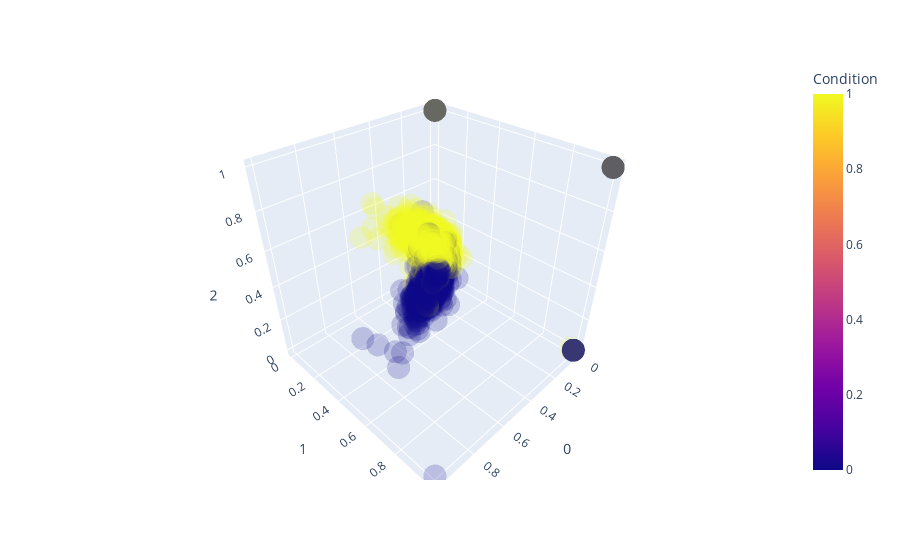

The code cell stored with this chart in its notebook:
### Code cell
import plotly.express as px
fig = px.scatter_3d(preddisp_df, x=0, y=1, z=2, color="Condition", opacity=0.2)
fig.show()

### Figure 1 — Plotly figure (JSON) as saved in the notebook; plotly's stock layout.template omitted (floating-point values rounded to 4 significant figures; data arrays with more than 128 entries replaced by an {"elided": "..."} marker saying what was removed)
{"data": [{"hovertemplate": "0=%{x}<br>1=%{y}<br>2=%{z}<br>Condition=%{marker.color}<extra></extra>", "legendgroup": "", "marker": {"color": {"elided": "7348 int values"}, "coloraxis": "coloraxis", "opacity": 0.2, "symbol": "circle"}, "mode": "markers", "name": "", "scene": "scene", "showlegend": false, "type": "scatter3d", "x": {"elided": "7348 float values"}, "y": {"elided": "7348 float values"}, "z": {"elided": "7348 float values"}}], "layout": {"coloraxis": {"colorbar": {"title": {"text": "Condition"}}, "colorscale": [[0, "#0d0887"], [0.1111, "#46039f"], [0.2222, "#7201a8"], [0.3333, "#9c179e"], [0.4444, "#bd3786"], [0.5556, "#d8576b"], [0.6667, "#ed7953"], [0.7778, "#fb9f3a"], [0.8889, "#fdca26"], [1, "#f0f921"]]}, "legend": {"tracegroupgap": 0}, "margin": {"t": 60}, "scene": {"domain": {"x": [0, 1], "y": [0, 1]}, "xaxis": {"title": {"text": "0"}}, "yaxis": {"title": {"text": "1"}}, "zaxis": {"title": {"text": "2"}}}}}
